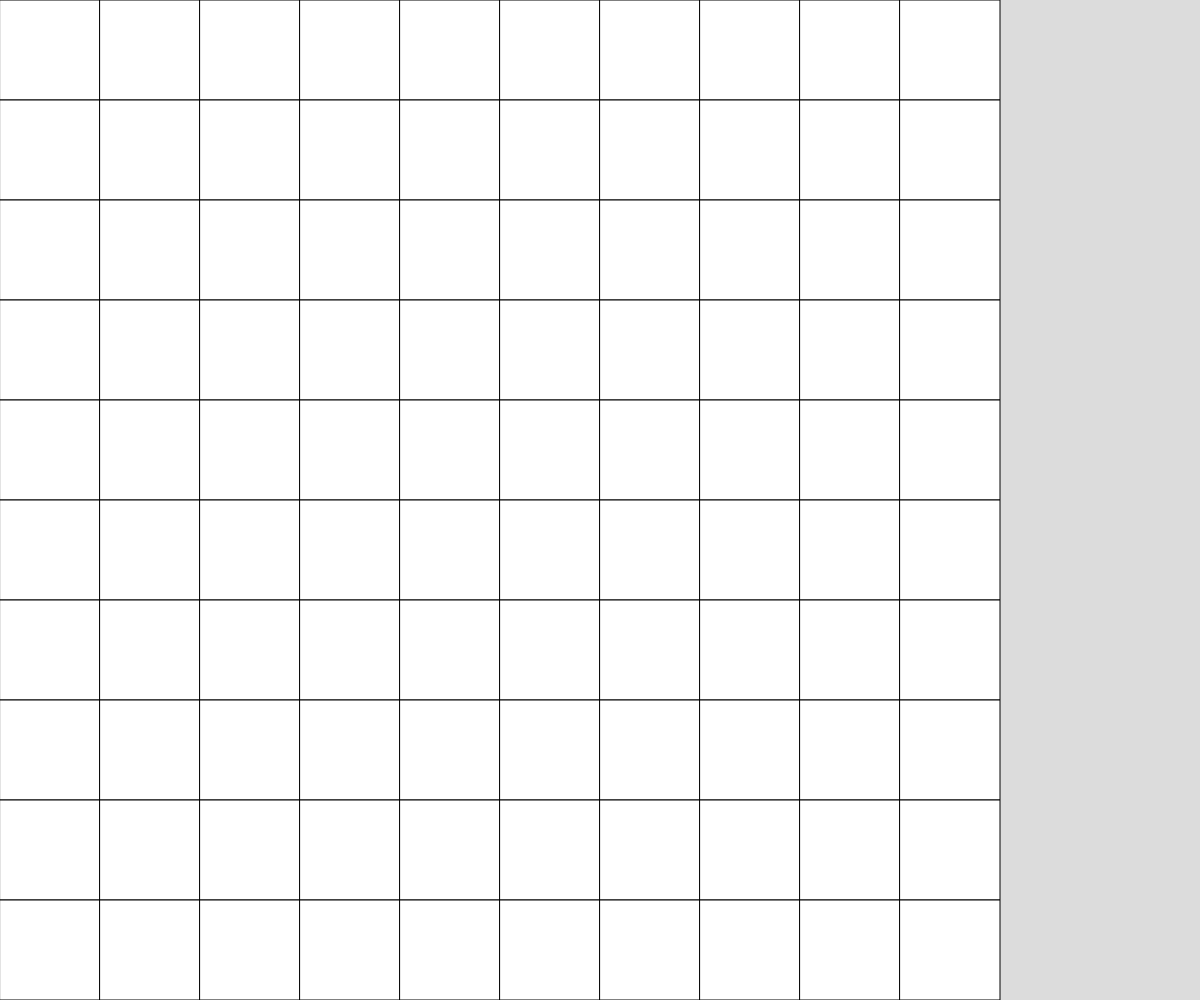
Frame 1 (no input)
Frame 60 (no input): identical to frame 1, image omitted
Frame 120 (the mouse pressed at the canvas centre since frame 60): identical to frame 1, image omitted

The p5.js sketch that drew this single still picture (run headless with seeded random() and noise() and a simulated clock; from frame 60 on, the mouse is pressed at the canvas centre):

// p5.js sketch
// ── sketch.js
// Project Title
// 2D arrays demo

// // for hardcoding
// let grid = [[1, 0, 1,0],
//             [0, 1, 1,1],
//             [1, 0, 0,1]
//             [1, 1, 0,1]];

// let cellSize;
// const SQUARE_DIMENSION =grid.length;

const SQUARE_DIMENSION = 10;
let grid;
let cellSize;


async function setup() {
  createCanvas(windowWidth, windowHeight);

  if (width < height) {
    cellSize = width/SQUARE_DIMENSION;
  }

  else {
    cellSize = height/SQUARE_DIMENSION;
  }

  grid = randomizedGrid(SQUARE_DIMENSION, SQUARE_DIMENSION);

}

function draw() {
  background(220);
  showGrid();
}

function showGrid() {
  for (let y = 0; y < SQUARE_DIMENSION; y++) {
    for (let x = 0; x < SQUARE_DIMENSION; x ++) {
      if (grid[y][x] === 1) {
        fill("black");
      }
      if (grid[y][x] === 0) {
        fill("white");
      }
      square(x*cellSize, y*cellSize, cellSize);
    }
  }
}

function randomizedGrid(cell, rows) {
  let newGrid = [];
  for (let y = 0; y < rows; y++) {
    newGrid.push([]);
    for (let x = 0; x < cell; x++) {
      if (random(100) , 50) {
        newGrid[y].push(0);
      }
      else {
        newGrid[y].push(1);
      }
    }
  }
  return newGrid;

}
